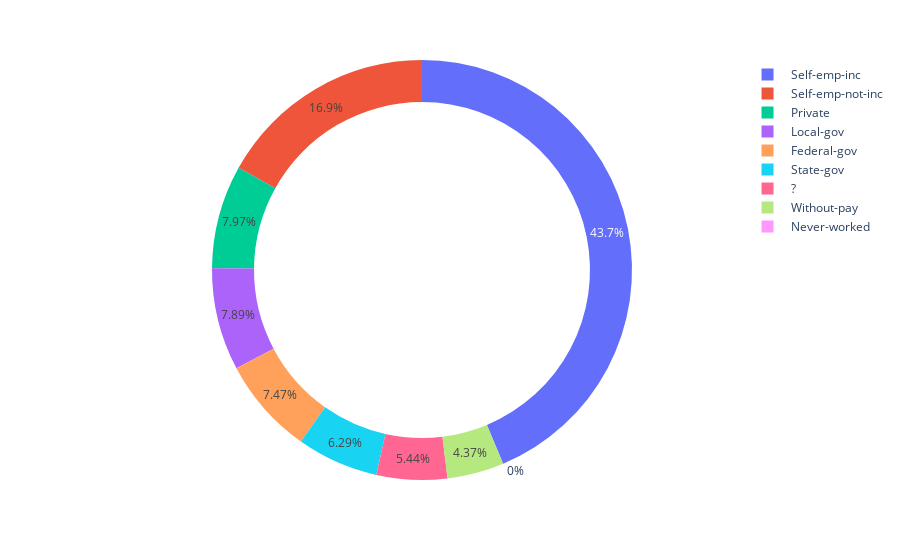

Notebook source saved alongside this figure:
### Code cell
grp_data = data.groupby('workclass')['capital-gain'].mean()
px.pie(grp_data, grp_data.index, grp_data.values, hole = 0.8)

### Figure 1 — Plotly figure (JSON) as saved in the notebook; plotly's stock layout.template omitted (floating-point values rounded to 4 significant figures)
{"data": [{"domain": {"x": [0, 1], "y": [0, 1]}, "hole": 0.8, "hovertemplate": "workclass=%{label}<br>value=%{value}<extra></extra>", "labels": [" ?", " Federal-gov", " Local-gov", " Never-worked", " Private", " Self-emp-inc", " Self-emp-not-inc", " State-gov", " Without-pay"], "legendgroup": "", "name": "", "showlegend": true, "type": "pie", "values": [606.8, 833.2, 880.2, 0, 889.2, 4876.0, 1886.0, 701.7, 487.9]}], "layout": {"legend": {"tracegroupgap": 0}, "margin": {"t": 60}}}
